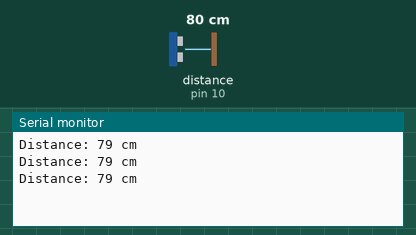
A sketch run on a simulated Arduino Uno, built with avr-gcc and run on an emulated ATmega328P. On the bench: the last lines printed to the serial monitor. Wiring (inferred from the names in the program): ultrasonic range finder: trigger pin 9; echo pin 10. The test bench sets the inputs (shaded band); at power-on: distance to the obstacle (sensor on pin 10) 80 cm. The echo pulse lasts 58.3 µs per cm.

Above: at 1.3 s.
1.4 s: distance to the obstacle (sensor on pin 10) set to 2 cm
At 1.9 s:
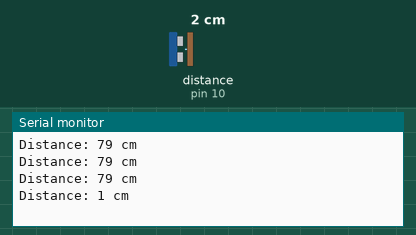
2.9 s: distance to the obstacle (sensor on pin 10) set to 4 cm
At 3.4 s:
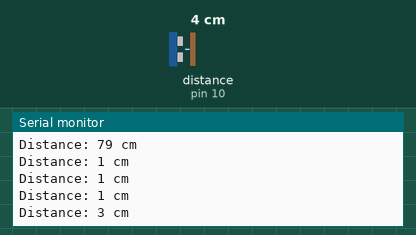
Timing chart, 0 to 5.9 s (numbered marks = the images above; inputs shaded):
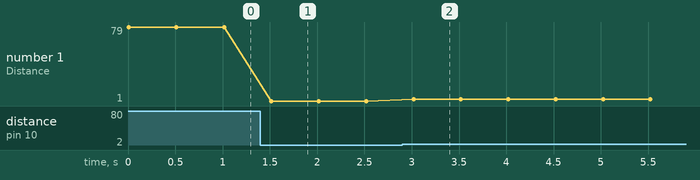

Measured:
- after the input at 1.4 s, the serial monitor: prints a new line after 0.12 s (image 1)
- after the input at 2.9 s, the serial monitor: prints a new line after 0.12 s (image 2)
- plotted number 1: 79 → 1 after the input at 1.4 s, 1 → 3 after the input at 2.9 s

The sketch:

06_Ultrasonic_Distance_Meter.ino
```cpp
// Project 06: Ultrasonic Distance Meter

const int trigPin = 9;
const int echoPin = 10;

long duration;
int distance;

void setup() {
  pinMode(trigPin, OUTPUT);
  pinMode(echoPin, INPUT);
  Serial.begin(9600);
}

void loop() {
  // Clear the trigPin
  digitalWrite(trigPin, LOW);
  delayMicroseconds(2);

  // Send a 10 microsecond pulse to the trigPin
  digitalWrite(trigPin, HIGH);
  delayMicroseconds(10);
  digitalWrite(trigPin, LOW);

  // Read the echoPin, which returns the sound wave travel time in microseconds
  duration = pulseIn(echoPin, HIGH);

  // Calculate the distance
  // Speed of sound = 343 m/s or 0.0343 cm/µs
  // Distance = (Time x Speed of Sound) / 2 (because the wave travels there and back)
  distance = duration * 0.0343 / 2;

  // Print the distance on the Serial Monitor
  Serial.print("Distance: ");
  Serial.print(distance);
  Serial.println(" cm");

  delay(500); // Wait half a second
}
```
